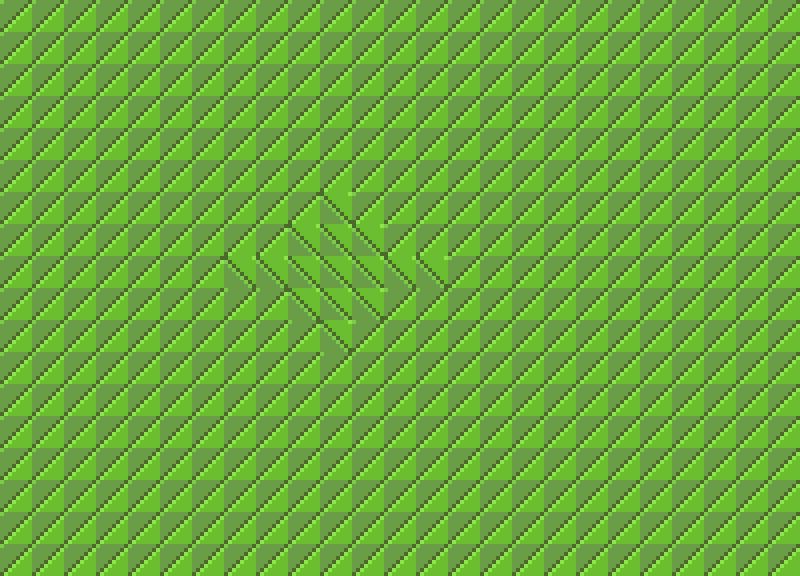

A level layout from a 2D game, rendered from its tile map. Below: a short description, then the map file with its tile-grid data intact:
An orthogonal 25x18 tile map with 32x32 px tiles, 3 tile layers (Tile Layer 1, Tile Layer 2, Tile Layer 3), 1 hidden layer not drawn.

<map version="1.0" tiledversion="2018.01.16" orientation="orthogonal" renderorder="right-down" width="25" height="18" tilewidth="32" tileheight="32" infinite="0" nextobjectid="1">
 <tileset firstgid="1" name="tilemap" tilewidth="32" tileheight="32" tilecount="64" columns="8">
  <image source="assets/tilemap.png" width="256" height="256" />
 </tileset>
 <layer name="Tile Layer 1" width="25" height="18">
  <data encoding="csv">
1,1,1,1,1,1,1,1,1,1,1,1,1,1,1,1,1,1,1,1,1,1,1,1,3,
1,1,1,1,1,1,1,1,1,1,1,1,1,1,1,1,1,1,1,1,1,1,1,1,1,
1,1,1,1,1,1,1,1,1,1,1,1,1,1,1,1,1,1,1,1,1,1,1,1,1,
1,1,1,1,1,1,1,1,1,1,1,1,1,1,1,1,1,1,1,1,1,1,1,1,1,
1,1,1,1,1,1,1,1,1,1,1,1,1,1,1,1,1,1,1,1,1,1,1,1,1,
1,1,1,1,1,1,1,1,1,1,1,1,1,1,1,1,1,1,1,1,1,1,1,1,1,
1,1,1,1,1,1,1,1,1,1,10,1,1,1,1,1,1,1,1,1,1,1,1,1,1,
1,1,1,1,1,1,1,1,1,10,10,10,1,1,1,1,1,1,1,1,1,1,1,1,1,
1,1,1,1,1,1,1,1,10,10,10,10,10,1,1,1,1,1,1,1,1,1,1,1,1,
1,1,1,1,1,1,1,1,1,10,10,10,1,1,1,1,1,1,1,1,1,1,1,1,1,
1,1,1,1,1,1,1,1,1,1,10,1,1,1,1,1,1,1,1,1,1,1,1,1,1,
1,1,1,1,1,1,1,1,1,1,1,1,1,1,1,1,1,1,1,1,1,1,1,1,1,
1,1,1,1,1,1,1,1,1,1,1,1,1,1,1,1,1,1,1,1,1,1,1,1,1,
1,1,1,1,1,1,1,1,1,1,1,1,1,1,1,1,1,1,1,1,1,1,1,1,1,
1,1,1,1,1,1,1,1,1,1,1,1,1,1,1,1,1,1,1,1,1,1,1,1,1,
1,1,1,1,1,1,1,1,1,1,1,1,1,1,1,1,1,1,1,1,1,1,1,1,1,
1,1,1,1,1,1,1,1,1,1,1,1,1,1,1,1,1,1,1,1,1,1,1,1,1,
1,1,1,1,1,1,1,1,1,1,1,1,1,1,1,1,1,1,1,1,1,1,1,1,1
</data>
 </layer>
 <layer name="Tile Layer 2" width="25" height="18">
  <data encoding="csv">
0,0,0,0,0,0,0,0,0,0,0,0,0,0,0,0,0,0,0,0,0,0,0,0,0,
0,0,0,0,0,0,0,0,0,0,0,0,0,0,0,0,0,0,0,0,0,0,0,0,0,
0,0,0,0,0,0,0,0,0,0,0,0,0,0,0,0,0,0,0,0,0,0,0,0,0,
0,0,0,0,0,0,0,0,0,0,0,0,0,0,0,0,0,0,0,0,0,0,0,0,0,
0,0,0,0,0,0,0,0,0,0,0,0,0,0,0,0,0,0,0,0,0,0,0,0,0,
0,0,0,0,0,0,0,0,0,0,21,0,0,0,0,0,0,0,0,0,0,0,0,0,0,
0,0,0,0,0,0,0,0,0,14,0,12,0,0,0,0,0,0,0,0,0,0,0,0,0,
0,0,0,0,0,0,0,0,14,0,0,0,12,0,0,0,0,0,0,0,0,0,0,0,0,
0,0,0,0,0,0,0,14,0,0,0,0,0,12,0,0,0,0,0,0,0,0,0,0,0,
0,0,0,0,0,0,0,0,14,0,0,0,12,0,0,0,0,0,0,0,0,0,0,0,0,
0,0,0,0,0,0,0,0,0,14,0,12,0,0,0,0,0,0,0,0,0,0,0,0,0,
0,0,0,0,0,0,0,0,0,0,5,0,0,0,0,0,0,0,0,0,0,0,0,0,0,
0,0,0,0,0,0,0,0,0,0,0,0,0,0,0,0,0,0,0,0,0,0,0,0,0,
0,0,0,0,0,0,0,0,0,0,0,0,0,0,0,0,0,0,0,0,0,0,0,0,0,
0,0,0,0,0,0,0,0,0,0,0,0,0,0,0,0,0,0,0,0,0,0,0,0,0,
0,0,0,0,0,0,0,0,0,0,0,0,0,0,0,0,0,0,0,0,0,0,0,0,0,
0,0,0,0,0,0,0,0,0,0,0,0,0,0,0,0,0,0,0,0,0,0,0,0,0,
0,0,0,0,0,0,0,0,0,0,0,0,0,0,0,0,0,0,0,0,0,0,0,0,0
</data>
 </layer>
 <layer name="Tile Layer 3" width="25" height="18">
  <data encoding="csv">
0,0,0,0,0,0,0,0,0,0,0,0,0,0,0,0,0,0,0,0,0,0,0,0,0,
0,0,0,0,0,0,0,0,0,0,0,0,0,0,0,0,0,0,0,0,0,0,0,0,0,
0,0,0,0,0,0,0,0,0,0,0,0,0,0,0,0,0,0,0,0,0,0,0,0,0,
0,0,0,0,0,0,0,0,0,0,0,0,0,0,21,0,0,0,0,0,0,0,0,0,0,
0,0,0,0,0,0,0,0,0,0,0,0,0,0,0,0,0,0,0,0,0,0,0,0,0,
0,0,0,0,0,0,0,0,0,0,0,0,0,0,0,0,0,0,0,0,0,0,0,0,0,
0,0,0,0,0,0,0,0,0,21,0,21,0,0,0,0,0,0,0,0,0,0,0,0,0,
0,0,0,0,0,0,0,0,21,0,0,0,21,0,0,0,0,0,0,0,0,0,0,0,0,
0,0,0,0,0,0,0,0,0,0,0,0,0,0,0,0,0,0,0,0,0,0,0,0,0,
0,0,0,0,0,0,0,0,5,0,0,0,5,0,0,0,0,0,0,0,0,0,0,0,0,
0,0,0,0,0,0,0,0,0,5,0,5,0,0,0,0,0,0,0,0,0,0,0,0,0,
0,0,0,0,0,0,0,0,0,0,0,0,0,0,0,0,0,0,0,0,0,0,0,0,0,
0,0,0,0,0,0,0,0,0,0,0,0,0,0,0,0,0,0,0,0,0,0,0,0,0,
0,0,0,0,0,0,0,0,0,0,0,0,0,0,0,0,0,0,0,0,0,0,0,0,0,
0,0,0,0,0,0,0,0,0,0,0,0,0,0,0,0,0,0,0,0,0,0,0,0,0,
0,0,0,0,0,0,0,0,0,0,0,0,0,0,0,0,0,0,0,0,0,0,0,0,0,
0,0,0,0,0,0,0,0,0,0,0,0,0,0,0,0,0,0,0,0,0,0,0,0,0,
0,0,0,0,0,0,0,0,0,0,0,0,0,0,0,0,0,0,0,0,0,0,0,0,0
</data>
 </layer>
 <layer name="collision" width="25" height="18" visible="0">
  <data encoding="csv">
0,0,0,0,0,0,0,0,0,0,0,0,0,0,0,0,0,0,0,0,0,0,0,0,0,
0,0,0,0,0,0,0,0,0,0,0,0,0,0,0,0,0,0,0,0,0,0,0,0,0,
0,0,0,0,0,0,0,0,0,0,0,0,0,0,0,0,0,0,0,0,0,0,0,0,0,
0,0,0,0,0,0,0,0,0,0,0,0,0,0,0,0,0,0,0,0,0,0,0,0,0,
0,0,0,0,0,0,0,0,0,0,0,0,0,0,0,0,0,0,0,0,0,0,0,0,0,
0,0,0,0,0,0,0,0,0,0,0,0,0,0,0,0,0,0,0,0,0,0,0,0,0,
0,0,0,0,0,0,0,0,0,0,8,0,0,0,0,0,0,0,0,0,0,0,0,0,0,
0,0,0,0,0,0,0,0,0,8,8,8,0,0,0,0,0,0,0,0,0,0,0,0,0,
0,0,0,0,0,0,0,0,8,8,8,8,8,0,0,0,0,0,0,0,0,0,0,0,0,
0,0,0,0,0,0,0,0,0,8,8,8,0,0,0,0,0,0,0,0,0,0,0,0,0,
0,0,0,0,0,0,0,0,0,0,8,0,0,0,0,0,0,0,0,0,0,0,0,0,0,
0,0,0,0,0,0,0,0,0,0,0,0,0,0,0,0,0,0,0,0,0,0,0,0,0,
0,0,0,0,0,0,0,0,0,0,0,0,0,0,0,0,0,0,0,0,0,0,0,0,0,
0,0,0,0,0,0,0,0,0,0,0,0,0,0,0,0,0,0,0,0,0,0,0,0,0,
0,0,0,0,0,0,0,0,0,0,0,0,0,0,0,0,0,0,0,0,0,0,0,0,0,
0,0,0,0,0,0,0,0,0,0,0,0,0,0,0,0,0,0,0,0,0,0,0,0,0,
0,0,0,0,0,0,0,0,0,0,0,0,0,0,0,0,0,0,0,0,0,0,0,0,0,
0,0,0,0,0,0,0,0,0,0,0,0,0,0,0,0,0,0,0,0,0,0,0,0,0
</data>
 </layer>
</map>